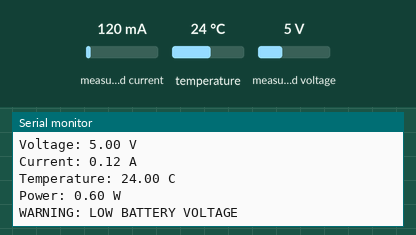
This sketch was run on a simulated ESP32. On the bench: the last lines printed to the serial monitor. Inputs (shaded band) come from the test bench; at power-on: measured current 120 mA, temperature 24 °C, measured voltage 5 V. WiFi joins after 1.5 s; servers stay silent unless stated.

Above: at 2.7 s.
2.8 s: measured current set to 40 mA
4.3 s: temperature set to 12 °C
At 5.6 s:
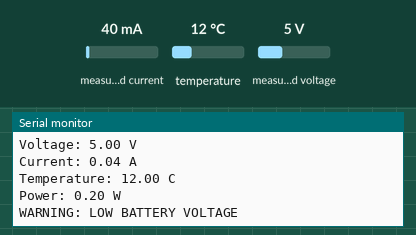
5.8 s: measured voltage set to 0.3 V
7.3 s: temperature set to 19 °C
At 8.6 s:
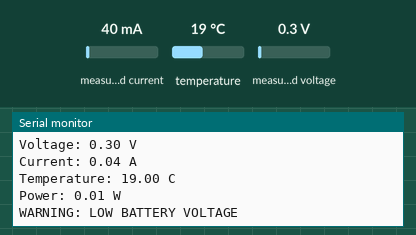
8.8 s: measured current set to 500 mA
At 11.1 s:
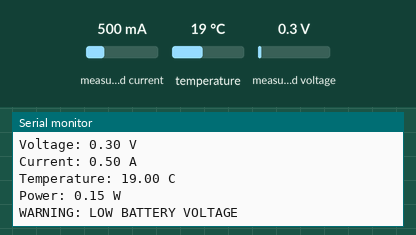
Timing chart, 0 to 11.3 s (numbered marks = the images above; inputs shaded):
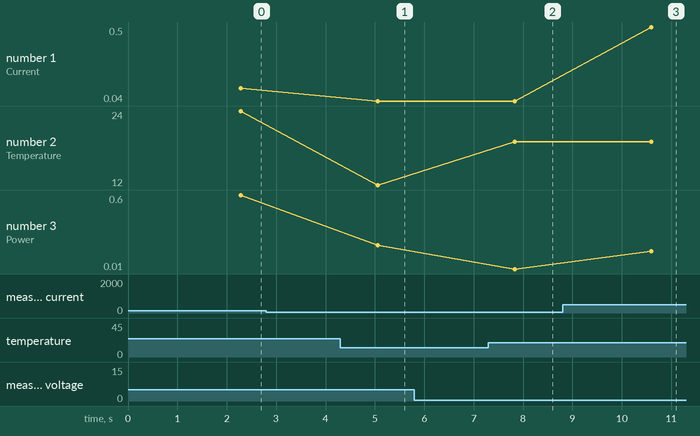

Measured:
- after the input at 4.3 s, the serial monitor: prints a new line after 0.76 s (image 1)
- after the input at 7.3 s, the serial monitor: prints a new line after 0.53 s (image 2)
- after the input at 8.8 s, the serial monitor: prints a new line after 1.8 s (image 3)
- plotted number 1: 0.04 → 0.5 after the input at 8.8 s
- plotted number 2: 24 → 12 after the input at 4.3 s, 12 → 19 after the input at 7.3 s
- plotted number 3: 0.01 → 0.15 after the input at 8.8 s

The sketch:

smart_bms_esp32.ino
```cpp
#include <Wire.h>
#include <WiFi.h>
#include <Adafruit_INA219.h>
#include <OneWire.h>
#include <DallasTemperature.h>

#define ONE_WIRE_BUS 4

const char* ssid = "YOUR_WIFI";
const char* password = "YOUR_PASSWORD";

WiFiServer server(80);

Adafruit_INA219 ina219;

OneWire oneWire(ONE_WIRE_BUS);
DallasTemperature sensors(&oneWire);

float voltage = 0;
float current = 0;
float power = 0;
float temperature = 0;

void setup()
{
    Serial.begin(115200);

    Wire.begin();

    ina219.begin();

    sensors.begin();

    WiFi.begin(ssid, password);

    while (WiFi.status() != WL_CONNECTED)
    {
        delay(500);
        Serial.print(".");
    }

    Serial.println();
    Serial.println("WiFi Connected");
    Serial.println(WiFi.localIP());

    server.begin();
}

void loop()
{
    sensors.requestTemperatures();

    temperature = sensors.getTempCByIndex(0);

    voltage = ina219.getBusVoltage_V();

    current = ina219.getCurrent_mA() / 1000.0;

    power = voltage * current;

    Serial.println("---------------");
    Serial.print("Voltage: ");
    Serial.print(voltage);
    Serial.println(" V");

    Serial.print("Current: ");
    Serial.print(current);
    Serial.println(" A");

    Serial.print("Temperature: ");
    Serial.print(temperature);
    Serial.println(" C");

    Serial.print("Power: ");
    Serial.print(power);
    Serial.println(" W");

    if(temperature > 60)
    {
        Serial.println("WARNING: HIGH TEMPERATURE");
    }

    if(voltage < 21.0)
    {
        Serial.println("WARNING: LOW BATTERY VOLTAGE");
    }

    WiFiClient client = server.available();

    if(client)
    {
        client.println("HTTP/1.1 200 OK");
        client.println("Content-Type: text/html");
        client.println();

        client.println("<html><body>");
        client.println("<h2>Smart Battery Management System</h2>");

        client.print("<p>Voltage: ");
        client.print(voltage);
        client.println(" V</p>");

        client.print("<p>Current: ");
        client.print(current);
        client.println(" A</p>");

        client.print("<p>Temperature: ");
        client.print(temperature);
        client.println(" C</p>");

        client.print("<p>Power: ");
        client.print(power);
        client.println(" W</p>");

        client.println("</body></html>");

        delay(1);
        client.stop();
    }

    delay(2000);
}
```
